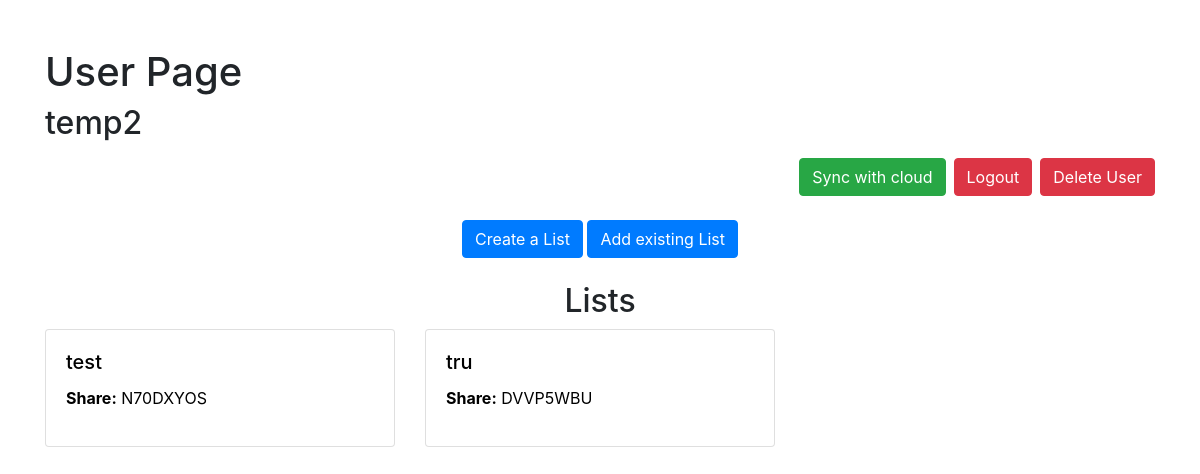
/user_page (signed in), run on the app's committed database.
### tables this page shows
CREATE TABLE List (
    id INTEGER PRIMARY KEY,
    name TEXT,
    shared INTEGER DEFAULT 0,
    password TEXT UNIQUE
);

### client.py (the view)
@app.route('/user_page')
def user_page():
    if 'username' in session:
        cursor = get_cursor()
        cursor.execute("SELECT List.name,password,shared FROM UserList,List where list_key = List.password AND UserList.name = ?",(session['username'],))
        lists = cursor.fetchall()
        message = session.pop('message', '')
        return render_template('user.html', lists=lists, message=message,user=session['username'])
    else:
        return redirect(url_for('index'))

### client.py (called while the page is built)
def get_db():
    db = getattr(g, '_database', None)
    if db is None:
        db = g._database = sqlite3.connect(DATABASE_FILE)
    return db

def get_cursor():
    return get_db().cursor()

### templates/user.html (shortened to what this page needs)
<!DOCTYPE html>
<html lang="en">
<head>
    <link rel="stylesheet" href="https://maxcdn.bootstrapcdn.com/bootstrap/4.5.2/css/bootstrap.min.css">
</head>
<body>
    <div class="container mt-5">
    <h1>User Page</h1>
    <h2>{{ user }}</h2>
    <div class="d-flex justify-content-end mt-3">
	<form method="POST" action="/sync">
          <button type="submit" class="btn btn-success mr-2">Sync with cloud</button>
    	</form>
        <form method="POST" action="/logout">
            <button type="submit" class="btn btn-danger mr-2">Logout</button>
        </form>
        <form method="POST" action="/deleteUser">
            <button type="submit" class="btn btn-danger">Delete User</button>
        </form>
    </div>
    <div class="text-center mt-4">
        <button type="button" class="btn btn-primary" id="createListButton">Create a List</button>
        <button type="button" class="btn btn-primary" id="addExistingListButton">Add existing List</button>
    </div>
    <div class="text-center mt-4">
    <h2> Lists </h2>
    </div>
    <div class="row">
        {% for item in lists %}
	    <div class="col-md-4 mb-4">
	    <a href="{{ url_for('list_page', key=item[1]) }}" class="card-link">
		<div class="card">
		    <div class="card-body" style="color: #000 !important;">
		        <h5 class="card-title">{{ item[0] }}</h5>
		        {% if item[2] == 1 %}
			<p><strong>Share:</strong> {{ item[1] }}</p>
			{% else %}
			<p><strong>List has not been shared</strong></p>
			{% endif %}
		    </div>
		</div>
	    </a>
	    </div>
	{% endfor %}
    </div>
</div>
</body>
</html>

### data on the page
List: name "test", password "N70DXYOS"
List: name "tru", password "DVVP5WBU"

### other printed values
{{ user }} "temp2"
